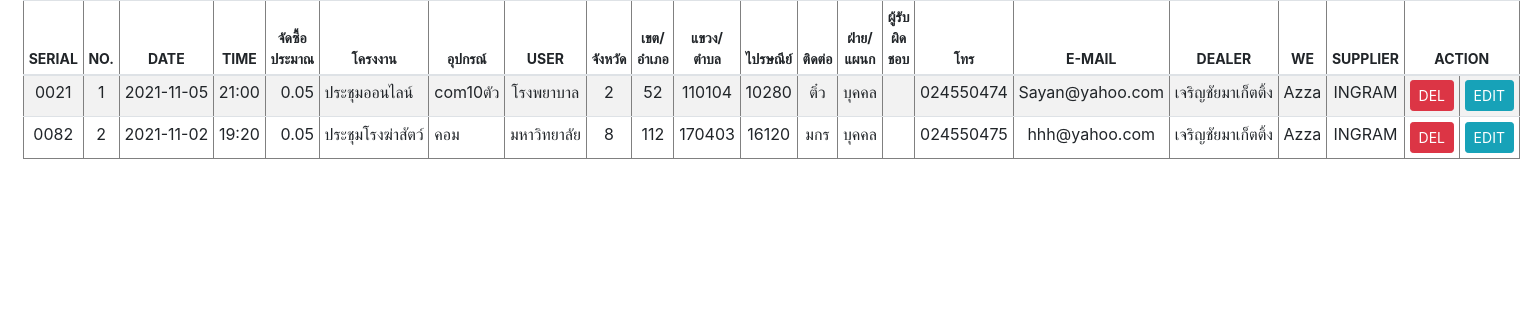
Page /customer/customer_show.php on the committed database.
### tables this page shows
CREATE TABLE `customer` (
  `CUSTOMER_ID` int(9) NOT NULL,
  `CREATE_DATE` varchar(255) NOT NULL,
  `TIME` varchar(255) NOT NULL,
  `AMOUNT` float NOT NULL,
  `JOB` varchar(255) NOT NULL,
  `EQUIPMENT` varchar(255) NOT NULL,
  `USER` varchar(255) NOT NULL,
  `PROVINCE` varchar(255) NOT NULL,
  `DISTRICT` varchar(255) NOT NULL,
  `SUBDISTRICT` varchar(255) NOT NULL,
  `ZIPCODE` varchar(5) NOT NULL,
  `CONTACT` varchar(255) NOT NULL,
  `DEPARTMENT` varchar(255) NOT NULL,
  `NAME` varchar(255) NOT NULL,
  `PHONE` varchar(255) NOT NULL,
  `EMAIL` varchar(255) NOT NULL,
  `DEALER` varchar(255) NOT NULL,
  `WE` varchar(255) NOT NULL DEFAULT 'Azza',
  `SUPPLIER` varchar(255) NOT NULL
);

### customer/customer_show.php (the view, shortened to what this page needs)
<?php
$conn=new Databases;
$conn = $conn->__construct();
$query = "SELECT * FROM customer";
$result = mysqli_query($conn, $query);
$idx=0;
?>
<!DOCTYPE html PUBLIC "-//W3C//DTD XHTML 1.0 Transitional//EN" "http://www.w3.org/TR/xhtml1/DTD/xhtml1-transitional.dtd">
<html xmlns="http://www.w3.org/1999/xhtml">
<head>
<link rel="stylesheet" href="https://cdn.jsdelivr.net/npm/bootstrap@4.6.0/dist/css/bootstrap.min.css">
    <link href="https://unpkg.com/gijgo@1.9.13/css/gijgo.min.css" rel="stylesheet" type="text/css" />
</head>
<body>
<table border='1' style="width:80%; margin-left:1.5%" class="table table-striped table-sm">
  <thead align="center" style="font-size:14px;">
    <tr>
      <th>SERIAL</th>
      <th>NO.</th>
      <th>DATE</th>
      <th>TIME</th>
      <th>จัดซื้อประมาณ</th>
      <th>โครงงาน</th>
      <th>อุปกรณ์</th>
      <th>USER</th>
      <th>จังหวัด</th>
      <th>เขต/อำเภอ</th>
      <th>แขวง/ตำบล</th>
      <th>ไปรษณีย์</th>
      <th>ติดต่อ</th>
      <th>ฝ่าย/แผนก</th>
      <th>ผู้รับผิดชอบ</th>
      <th>โทร</th>
      <th>E-MAIL</th>
      <th>DEALER</th>
      <th>WE</th>
      <th>SUPPLIER</th>
      <th colspan="2">ACTION</th>
    </tr>
  </thead>
  <tbody>
      <?php
		while($row = mysqli_fetch_array($result))
		{$idx=$idx+1;
		?>
		<tr id=<?php echo $row["CUSTOMER_ID"] ;?>>
        <td width="2%" align="center"><nobr><?php echo '00'.$row['PROVINCE'].$idx;?></nobr></td>
    	<td width="2%" align="center"><nobr><?php echo $idx; ?></nobr></td>
    	<td width="3%" align="center"><nobr><?php echo $row["CREATE_DATE"]; ?></nobr></td>
    	<td width="3%" align="center"><nobr><?php echo $row["TIME"]; ?></nobr></td>
    	<td width="5%" align="right"><nobr><?php echo number_format($row["AMOUNT"],2); ?></nobr></td>
    	<td width="10%" align="left"><nobr><?php echo $row["JOB"]; ?></nobr></td>
        <td width="10%" align="left"><nobr><?php echo $row["EQUIPMENT"]; ?></nobr></td>
        <td width="6%" align="center"><nobr><?php echo $row['USER'] ;?></nobr></td>
        <td width="5%" align="center"><nobr><?php echo $row['PROVINCE'] ;?></nobr></td>
        <td width="5%" align="center"><nobr><?php echo $row['DISTRICT'] ;?></nobr></td>
        <td width="5%" align="center"><nobr><?php echo $row['SUBDISTRICT'] ;?></nobr></td>
        <td width="5%" align="center"><nobr><?php echo $row['ZIPCODE'] ;?></nobr></td>
        <td width="5%" align="center"><nobr><?php echo $row['CONTACT'] ;?></nobr></td>
        <td width="5%" align="center"><nobr><?php echo $row['DEPARTMENT'] ;?></nobr></td>
        <td width="5%" align="center"><nobr><?php echo $row['NAME'] ;?></nobr></td>
        <td width="5%" align="center"><nobr><?php echo $row['PHONE'] ;?></nobr></td>
        <td width="5%" align="center"><nobr><?php echo $row['EMAIL'] ;?></nobr></td>
        <td width="10%" align="center"><nobr><?php echo $row["DEALER"]; ?></nobr></td>
        <td width="5%" align="center"><nobr><?php echo $row["WE"]; ?></nobr></td>
        <td width="5%" align="center"><nobr><?php echo $row["SUPPLIER"]; ?></nobr></td>
        <td width="4%" align="center"><button class="btn btn-danger btn-sm" id="dels" name="dels" onclick="dels(<?php echo $row["CUSTOMER_ID"] ;?>)" >DEL</button></td>
        <td width="4%" align="center" ><button class="btn btn-info btn-sm" id="edits" name="edits" onclick="edits(<?php echo $row["CUSTOMER_ID"] ;?>)" >EDIT</button></td>
		</tr>
        <?php
		}
?>
   </tbody>
</table>
</body>
</body>
</html>

### rows in the picture
customer: PROVINCE "2", CREATE_DATE "2021-11-05", TIME "21:00", AMOUNT "0.05", JOB "ประชุมออนไลน์", EQUIPMENT "com10ตัว", USER "โรงพยาบาล", DISTRICT "52", SUBDISTRICT "110104", ZIPCODE "10280", CONTACT "ติ๋ว", DEPARTMENT "บุคคล", PHONE "024550474", EMAIL "Sayan@yahoo.com", DEALER "เจริญชัยมาเก็ตติ้ง", WE "Azza", SUPPLIER "INGRAM"
customer: PROVINCE "8", CREATE_DATE "2021-11-02", TIME "19:20", AMOUNT "0.05", JOB "ประชุมโรงฆ่าสัตว์", EQUIPMENT "คอม", USER "มหาวิทยาลัย", DISTRICT "112", SUBDISTRICT "170403", ZIPCODE "16120", CONTACT "มกร", DEPARTMENT "บุคคล", PHONE "024550475", EMAIL "hhh@yahoo.com", DEALER "เจริญชัยมาเก็ตติ้ง", WE "Azza", SUPPLIER "INGRAM"
